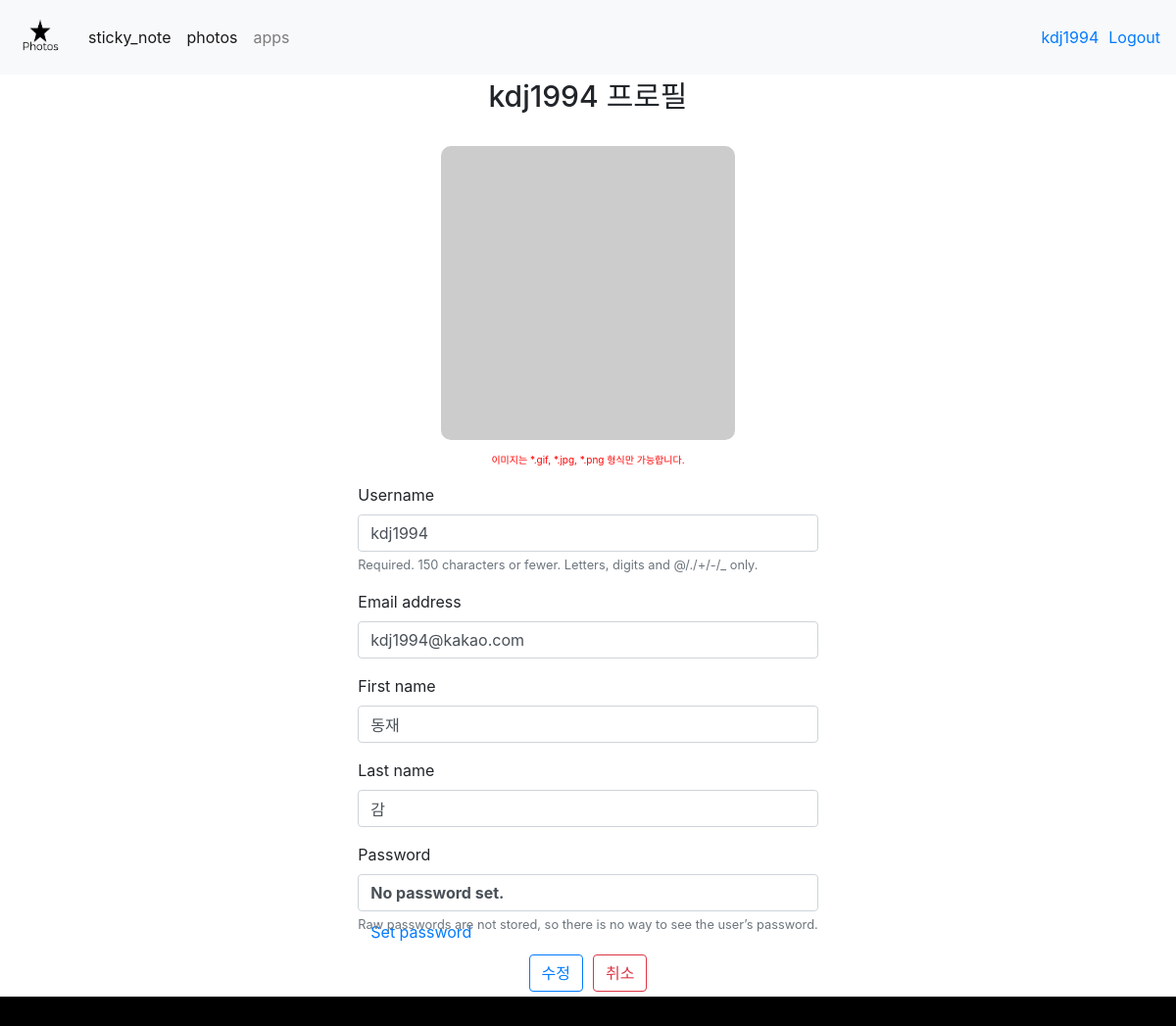
/accounts/edit_profile/ (signed in), run on the app's committed database.
### accounts/models.py (models this page shows)
class User(AbstractUser):
    profile_name = models.CharField(max_length=100)
    profile_image = models.ImageField(upload_to="image/profile_image", blank=True )

### accounts/views.py (the view)
# urls.py: path('edit_profile/', views.edit_profile ,name='edit_profile'),
@login_required
def edit_profile(request):
      if request.method == 'POST':
          form = CustomUserChangeForm(request.POST ,instance=request.user)
          if form.is_valid():
              user = form.save()
              try:
                user.profile_image =request.FILES['image']
                user.save()
              except:
                print('error')
              return redirect('photos:index')
      else:
          form = CustomUserChangeForm(instance=request.user)
      context = {
          'form': form,
      }
      return render(request,'accounts/edit_profile.html',context)

### accounts/forms.py
class CustomUserChangeForm(UserChangeForm):
      class Meta:
        model = get_user_model()
        fields = ['username', 'email', 'first_name', 'last_name']

### templates/accounts/edit_profile.html (shortened to what this page needs)
{% extends 'base.html' %}
{% load bootstrap4 %}
{% block content %}
<div class="container d-flex flex-column align-items-center col-auto" style="margin-bottom:50px width:300px;">
    <h1 style ='font-size: 30px; margin-top:20px;'>{{user}} 프로필</h1>
    <form  action="" method="POST" method="POST" enctype="multipart/form-data">
        <div class = 'd-flex flex-column justify-content-center align-items-center ' style = 'margin-top: 20px;'>
            <label for="input-image">
                {% if user.profile_image %}
                    <img style="border-radius: 10px; width:300px; height:300px;margin:5px;" id="preview-image" src="{{ user.profile_image.url }}">
                {% else %}
                    <img style="border-radius: 10px; width:300px; height:300px;margin:5px;" id="preview-image" src="https://dummyimage.com/200x200/000/fff">
                {% endif %}
            </label>
            <p style="color:red;font-size:10px;">이미지는 *.gif, *.jpg, *.png 형식만 가능합니다. </p>
        </div>
        {% bootstrap_form form %}
        <div class = "d-flex justify-content-center margint-top:5px; ">
            <button class = 'btn btn-outline-primary' style = "margin:5px;"  type="submit">수정</button>
            <a href="{% url 'accounts:index' %}">
                <button class='btn btn-outline-danger' style = "margin:5px;" type="button" >취소</button>
            </a>
        </div>
    </form>
</div>
{% endblock content %}

### templates/base.html (shortened to what this page needs)
{% load static %}
<!DOCTYPE html>
<html lang="en">
<head>
    <link rel="stylesheet" href="{% static 'css/style.css' %}" type="text/css"/>
    <link rel="stylesheet" href="https://cdn.jsdelivr.net/npm/bootstrap@4.5.3/dist/css/bootstrap.min.css">
</head>
<body>
    <header>
        <nav class="navbar navbar-expand-lg navbar-light bg-light">
            <a class="navbar-brand" href="{% url 'photos:index' %}"><img  src="{% static 'img/Photos-logo-black.png' %}" style="width: 50px; height: 50px;" alt=""></a>
            <div class="collapse navbar-collapse" id="navbarSupportedContent">
                <ul class="navbar-nav mr-auto">
                    <li class="nav-item active">
                        <a class="nav-link" href="{% url 'apps:sticky_note' %}">sticky_note <span class="sr-only">(current)</span></a>
                    </li>
                    <li class="nav-item active">
                        <a class="nav-link" href="{% url 'photos:index' %}">photos <span class="sr-only">(current)</span></a>
                    </li>
                    <li class="nav-item">
                        <a class="nav-link" href="{% url 'apps:index' %}">apps</a>
                    </li>
                </ul>
                {% if user.is_authenticated %}
                    <a href="{% url 'accounts:profile' user.username  %}">
                        <div style="margin:6px; margin-right: 10px;" >{{ user.username }}</div>
                    </a>
                    <a href="{% url 'accounts:logout' %}">Logout</a>
                {% else %}
                    <a href="{% url 'accounts:login' %}"><div style="margin:6px; margin-right: 10px;">Login</div></a>
                    <a href="{% url 'accounts:signup' %}">Signup</a>
                {% endif %}
            </div>
        </nav>
    </header>
    <main style="margin-top: 60px; " >
        {% block content %}
        {% endblock %}
    </main>
    <footer>
    </footer>
</body>
</html>

### static/css/style.css (style rules this page uses)
header { position: fixed; top: 0; left: 0; right: 0; }
h1 { text-align: center; }
main { min-height: 800px; }
footer { height: 30px; background-color: black; }
body { flex-direction: column; justify-content: center; text-align: center; }

### data on the page
User: username "kdj1994", email "kdj1994@kakao.com", first_name "동재", last_name "감"
